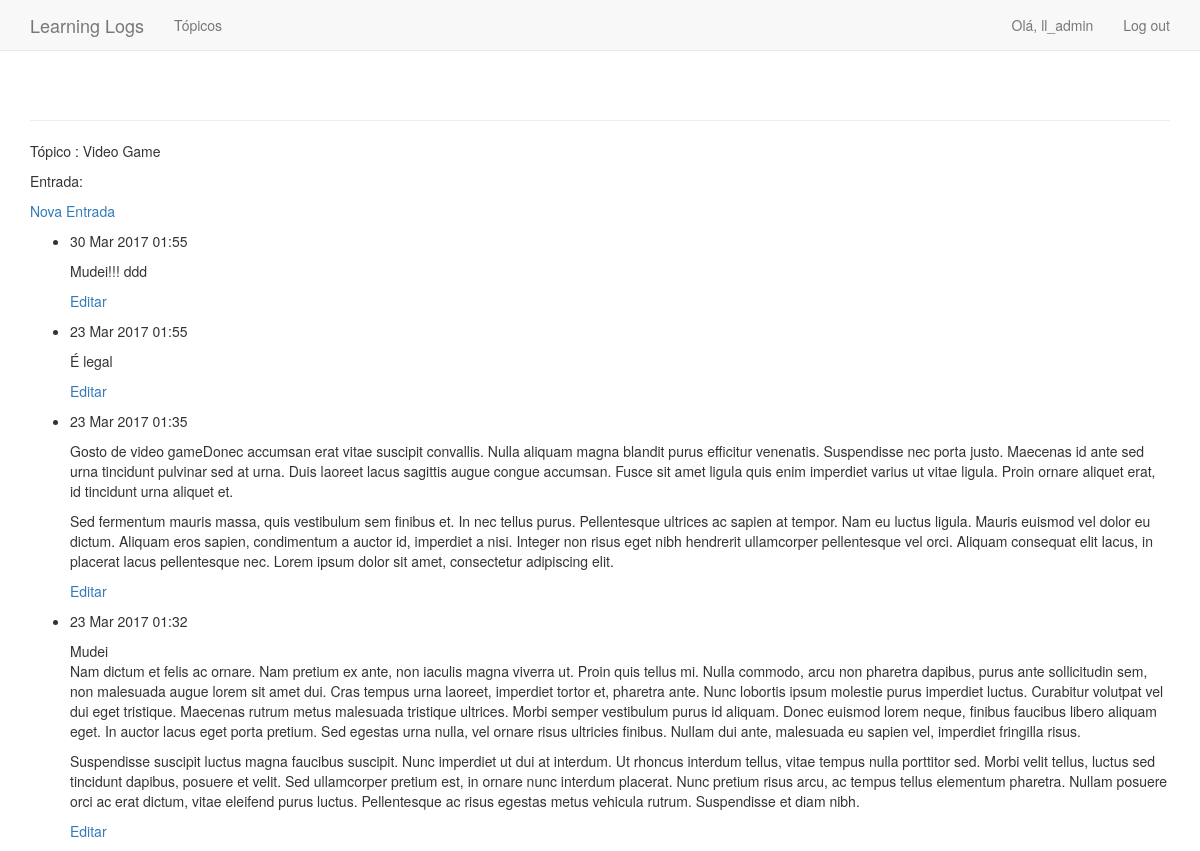
The page /topics/1/ (signed in) on the database its author committed.
### learning_logs/models.py (models this page shows, shortened)
class Topic(models.Model):
    text = models.CharField(max_length=200)
    date_added = models.DateTimeField(auto_now_add=True)
    owner = models.ForeignKey(User)
    def __str__(self):
        return self.text

class Entry(models.Model):
    topic = models.ForeignKey(Topic)
    text = models.TextField()
    date_added = models.DateTimeField(auto_now_add=True)
    class Meta:
        verbose_name_plural = 'entries'

### learning_logs/views.py (the view)
# urls.py: url(r'^topics/(?P<topic_id>\d+)/$', views.topic, name='topic'),
@login_required
def topic(request, topic_id):
    topic = Topic.objects.get(id=topic_id)
    if topic.owner != request.user:
        raise Http404
    entries = topic.entry_set.order_by('-date_added')
    context = {'topic': topic, 'entries': entries}
    return render(request, 'learning_logs/topic.html', context)

### learning_logs/templates/learning_logs/topic.html
{% extends "learning_logs/base.html" %}
{% block content %}
<p>Tópico : {{ topic }}</p>
<p>Entrada:</p>
<p>
    <a href="{% url 'learning_logs:new_entry' topic.id %}">Nova Entrada</a>
</p>
<ul>
    {% for entry in entries %}
        <li>
            <p>{{ entry.date_added|date:'d M Y H:i' }}</p>
            <p>{{ entry.text|linebreaks }}</p>
            <p>
                <a href="{% url 'learning_logs:edit_entry' entry.id %}">Editar</a>
            </p>
        </li>
    {% empty %}
        <li>Não há entradas para esse tópico</li>
    {% endfor %}
</ul>
{% endblock content %}

### learning_logs/templates/learning_logs/base.html (shortened to what this page needs)
{% load bootstrap3 %}
<!DOCTYPE html>
<html lang="pt-br">
<head>
    {% bootstrap_css %} {% bootstrap_javascript %}
</head>
<body>
    <nav class="navbar navbar-default navbar-static-top">
        <div class="container">
            <div class="navbar-header">
                <a href="{% url 'learning_logs:index' %}" class="navbar-brand">Learning Logs</a>
            </div>
            <div id="navbar" class="navbar-collapse collapse">
                <ul class="nav navbar-nav">
                    <li>
                        <a href="{% url 'learning_logs:topics' %}">Tópicos</a>
                    </li>
                </ul>
                <ul class="nav navbar-nav navbar-right">
                    {% if user.is_authenticated %}
                    <li><a>Olá, {{ user.username }}</a></li>
                    <li><a href="{% url 'users:logout' %}">Log out</a></li>
                    {% else %}
                    <li><a href="{% url 'users:register' %}">Cadastre-se</a></li>
                    <li><a href="{% url 'users:login' %}">Login</a></li>
                    {% endif %}
                </ul>
            </div>
        </div>
    </nav>
    <div class="container">
        <div class="page-header">
        </div>
        <div>
            {% block content %} {% endblock content %}
        </div>
    </div>
</body>
</html>

### rows shown on the page
Topic: text "Video Game"
Entry: date_added "30 Mar 2017 01:55", text "Mudei!!! ddd"
Entry: date_added "23 Mar 2017 01:55", text "É legal"
Entry: date_added "23 Mar 2017 01:35", text "Gosto de video gameDonec accumsan erat vitae suscipit convallis. Nulla aliquam magna blandit purus efficitur venenatis. Suspendisse nec porta justo. Maecenas id ante sed urna tincidunt pulvinar sed at urna. Duis laoreet lacus sagittis augue congue accumsan. Fusce sit amet ligula quis enim imperdiet varius ut vitae ligula. Proin ornare aliquet erat, id tincidunt urna aliquet et. Sed fermentum mauris massa, quis vestibulum sem finibus et. In nec tellus purus. Pellentesque ultrices ac sapien at tempor. Nam eu luctus ligula. Mauris euismod vel dolor eu dictum. Aliquam eros sapien, condimentum a auctor id, imperdiet a nisi. Integer non risus eget nibh hendrerit ullamcorper pellentesque vel orci.…"
Entry: date_added "23 Mar 2017 01:32", text "Mudei Nam dictum et felis ac ornare. Nam pretium ex ante, non iaculis magna viverra ut. Proin quis tellus mi. Nulla commodo, arcu non pharetra dapibus, purus ante sollicitudin sem, non malesuada augue lorem sit amet dui. Cras tempus urna laoreet, imperdiet tortor et, pharetra ante. Nunc lobortis ipsum molestie purus imperdiet luctus. Curabitur volutpat vel dui eget tristique. Maecenas rutrum metus malesuada tristique ultrices. Morbi semper vestibulum purus id aliquam. Donec euismod lorem neque, finibus faucibus libero aliquam eget. In auctor lacus eget porta pretium. Sed egestas urna nulla, vel ornare risus ultricies finibus. Nullam dui ante, malesuada eu sapien vel, imperdiet fringilla…"

### other values the page prints
{{ user.username }} "ll_admin"
